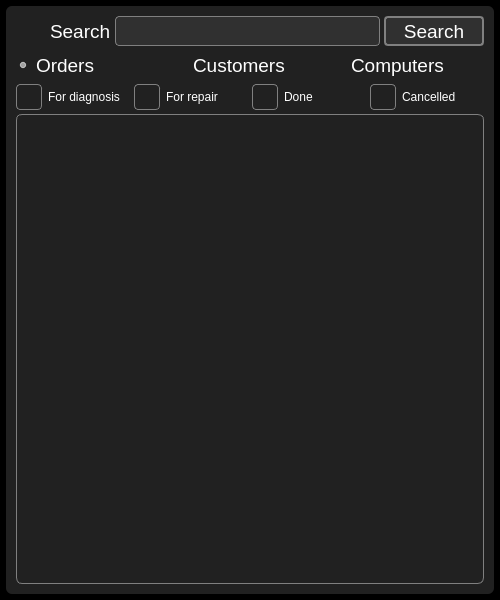
<?xml version="1.0" encoding="UTF-8"?>
<ui version="4.0">
 <class>SearchDialog</class>
 <widget class="QDialog" name="SearchDialog">
  <property name="geometry">
   <rect>
    <x>0</x>
    <y>0</y>
    <width>500</width>
    <height>600</height>
   </rect>
  </property>
  <property name="minimumSize">
   <size>
    <width>500</width>
    <height>600</height>
   </size>
  </property>
  <property name="maximumSize">
   <size>
    <width>500</width>
    <height>600</height>
   </size>
  </property>
  <property name="windowTitle">
   <string>Search</string>
  </property>
  <property name="windowIcon">
   <iconset resource="../../resources.qrc">
    <normaloff>:/PNG/IMG/search.png</normaloff>:/PNG/IMG/search.png</iconset>
  </property>
  <property name="styleSheet">
   <string notr="true">QMainWindow{
background-color: #000000;
}

QWidget{
background-color: #000000;
}

QGroupBox{
background-color: #212121;
border: none;
padding: 4px;
border-radius: 6px;
color: white;
}

QPushButton{
background-color: #303030;
border: 2px solid gray;
border-radius: 4px;
color: white;
}
QPushButton:hover{
border-color: white;
}

QLineEdit{
background-color: #303030;
border: 1px solid gray;
border-radius: 4px;
color: white;
}
QLineEdit:focus{
border-color: white;
}

QTextEdit{
background-color: #303030;
border: 1px solid gray;
border-radius: 4px;
color: white;
}
QTextEdit:focus{
border-color: white;
}

QLabel{
color: white;
background: transparent;
}

QRadioButton{
background: transparent;
color: white;
}

QListWidget{
background: transparent;
border: 1px solid gray;
border-radius: 6px;
padding: 6px;
}
QListWidget::item{
background-color: rgba(255,255,255,50);
border: none;
color: white;
border-radius: 6px;
padding: 6px;
margin-top: 6px;
}
QListWidget::item:hover{
background-color: rgba(255,255,255,100);
}

QCheckBox{
background: transparent;
color: white;
}
QCheckBox::indicator{
width:24px;
height: 24px;
border: 1px solid gray;
border-radius: 4px;
}
QCheckBox::indicator:hecked{
image: url(:/PNG/IMG/done.png);
}
QCheckBox::indicator:unchecked{
image: none;
}

QTabWidget::pane{
background: transparent;
border: none;
padding: 4px;
border-radius: 6px;
}
QTabBar::tab{
background-color: #303030;
border: 2px solid gray;
border-radius: 4px;
color: white;
padding-left: 6px;
padding-right: 6px;
padding-top: 3px;
padding-bottom: 3px;
margin-left: 2px;
}
QTabBar::tab:hover{
border-color: white;
}
QTabBar::tab:selected{
border-color: white;
}

QScrollBar:vertical {        
border: none;
width:14px;
background-color: #212121;
margin: 0px 0px 0px 0px;
padding-left: 6px;
}
QScrollBar::handle:vertical{
background: gray;
border-radius: 4px;
min-height: 20px;
}
QScrollBar::add-line:vertical {
background-color: #212121;
height: 0px;
subcontrol-position: bottom;
subcontrol-origin: margin;
}
QScrollBar::sub-line:vertical {
background-color: #212121;
height: 0 px;
subcontrol-position: top;
subcontrol-origin: margin;
}
QScrollBar::add-page:vertical{
background-color: #212121;
}
QScrollBar::sub-page:vertical{
background-color: #212121;
}

QScrollBar:horizontal {        
border: none;
height:14px;
background-color: #212121;
margin: 0px 0px 0px 0px;
padding-top: 6px;
}
QScrollBar::handle:horizontal{
background: gray;
border-radius: 4px;
min-width: 20px;
}
QScrollBar::add-line:horizontal {
background-color: #212121;
height: 0px;
subcontrol-position: bottom;
subcontrol-origin: margin;
}
QScrollBar::sub-line:horizontal {
background-color: #212121;
height: 0 px;
subcontrol-position: top;
subcontrol-origin: margin;
}
QScrollBar::add-page:horizontal{
background-color: #212121;
}
QScrollBar::sub-page:horizontal{
background-color: #212121;
}

QComboBox{
background-color: #303030;
border: 1px solid gray;
border-radius: 4px;
color: white;
}
QComboBox QAbstractItemView{
color: white;
background-color: black;
}

QTableView{
background-color: #212121;
border: 1px solid gray;
border-radius: 6px;
color: white;
}

QDoubleSpinBox{
background-color: #303030;
border: 1px solid gray;
border-radius: 4px;
color: white;
}</string>
  </property>
  <layout class="QGridLayout" name="gridLayout">
   <property name="leftMargin">
    <number>6</number>
   </property>
   <property name="topMargin">
    <number>6</number>
   </property>
   <property name="rightMargin">
    <number>6</number>
   </property>
   <property name="bottomMargin">
    <number>6</number>
   </property>
   <property name="spacing">
    <number>4</number>
   </property>
   <item row="0" column="0">
    <widget class="QGroupBox" name="groupBox">
     <property name="title">
      <string/>
     </property>
     <layout class="QGridLayout" name="gridLayout_4">
      <property name="leftMargin">
       <number>6</number>
      </property>
      <property name="topMargin">
       <number>6</number>
      </property>
      <property name="rightMargin">
       <number>6</number>
      </property>
      <property name="bottomMargin">
       <number>6</number>
      </property>
      <property name="spacing">
       <number>4</number>
      </property>
      <item row="3" column="0">
       <widget class="QListWidget" name="listWidget_results">
        <property name="font">
         <font>
          <pointsize>12</pointsize>
         </font>
        </property>
        <property name="focusPolicy">
         <enum>Qt::ClickFocus</enum>
        </property>
        <property name="iconSize">
         <size>
          <width>32</width>
          <height>32</height>
         </size>
        </property>
       </widget>
      </item>
      <item row="1" column="0">
       <layout class="QGridLayout" name="gridLayout_3">
        <item row="0" column="0">
         <widget class="QRadioButton" name="radioButton_orders">
          <property name="minimumSize">
           <size>
            <width>0</width>
            <height>30</height>
           </size>
          </property>
          <property name="font">
           <font>
            <pointsize>14</pointsize>
           </font>
          </property>
          <property name="focusPolicy">
           <enum>Qt::ClickFocus</enum>
          </property>
          <property name="text">
           <string>Orders</string>
          </property>
          <property name="icon">
           <iconset resource="../../resources.qrc">
            <normaloff>:/PNG/IMG/order.png</normaloff>:/PNG/IMG/order.png</iconset>
          </property>
          <property name="iconSize">
           <size>
            <width>28</width>
            <height>28</height>
           </size>
          </property>
          <property name="checked">
           <bool>true</bool>
          </property>
         </widget>
        </item>
        <item row="0" column="1">
         <widget class="QRadioButton" name="radioButton_clients">
          <property name="minimumSize">
           <size>
            <width>0</width>
            <height>30</height>
           </size>
          </property>
          <property name="font">
           <font>
            <pointsize>14</pointsize>
           </font>
          </property>
          <property name="focusPolicy">
           <enum>Qt::ClickFocus</enum>
          </property>
          <property name="text">
           <string>Customers</string>
          </property>
          <property name="icon">
           <iconset resource="../../resources.qrc">
            <normaloff>:/PNG/IMG/vcard.png</normaloff>:/PNG/IMG/vcard.png</iconset>
          </property>
          <property name="iconSize">
           <size>
            <width>28</width>
            <height>28</height>
           </size>
          </property>
         </widget>
        </item>
        <item row="0" column="2">
         <widget class="QRadioButton" name="radioButton_computers">
          <property name="minimumSize">
           <size>
            <width>0</width>
            <height>30</height>
           </size>
          </property>
          <property name="font">
           <font>
            <pointsize>14</pointsize>
           </font>
          </property>
          <property name="focusPolicy">
           <enum>Qt::ClickFocus</enum>
          </property>
          <property name="text">
           <string>Computers</string>
          </property>
          <property name="icon">
           <iconset resource="../../resources.qrc">
            <normaloff>:/PNG/IMG/laptop.png</normaloff>:/PNG/IMG/laptop.png</iconset>
          </property>
          <property name="iconSize">
           <size>
            <width>28</width>
            <height>28</height>
           </size>
          </property>
         </widget>
        </item>
       </layout>
      </item>
      <item row="0" column="0">
       <layout class="QGridLayout" name="gridLayout_2">
        <item row="0" column="1">
         <widget class="QLabel" name="label_search">
          <property name="minimumSize">
           <size>
            <width>0</width>
            <height>30</height>
           </size>
          </property>
          <property name="font">
           <font>
            <pointsize>14</pointsize>
           </font>
          </property>
          <property name="text">
           <string>Search</string>
          </property>
         </widget>
        </item>
        <item row="0" column="3">
         <widget class="QPushButton" name="pushButton_search">
          <property name="minimumSize">
           <size>
            <width>100</width>
            <height>30</height>
           </size>
          </property>
          <property name="font">
           <font>
            <pointsize>14</pointsize>
           </font>
          </property>
          <property name="focusPolicy">
           <enum>Qt::ClickFocus</enum>
          </property>
          <property name="text">
           <string>Search</string>
          </property>
         </widget>
        </item>
        <item row="0" column="2">
         <widget class="QLineEdit" name="lineEdit_search">
          <property name="minimumSize">
           <size>
            <width>0</width>
            <height>30</height>
           </size>
          </property>
          <property name="font">
           <font>
            <pointsize>14</pointsize>
           </font>
          </property>
         </widget>
        </item>
        <item row="0" column="0">
         <widget class="QLabel" name="label_search_icon">
          <property name="minimumSize">
           <size>
            <width>30</width>
            <height>30</height>
           </size>
          </property>
          <property name="maximumSize">
           <size>
            <width>30</width>
            <height>30</height>
           </size>
          </property>
          <property name="font">
           <font>
            <pointsize>14</pointsize>
           </font>
          </property>
          <property name="text">
           <string>&lt;html&gt;&lt;head/&gt;&lt;body&gt;&lt;p align=&quot;center&quot;&gt;&lt;img src=&quot;:/PNG/IMG/search.png&quot; width=&quot;30&quot; height=&quot;30&quot;/&gt;&lt;/p&gt;&lt;/body&gt;&lt;/html&gt;</string>
          </property>
         </widget>
        </item>
       </layout>
      </item>
      <item row="2" column="0">
       <layout class="QGridLayout" name="gridLayout_5">
        <item row="0" column="2">
         <widget class="QCheckBox" name="checkBox_completed_orders">
          <property name="focusPolicy">
           <enum>Qt::ClickFocus</enum>
          </property>
          <property name="text">
           <string>Done</string>
          </property>
         </widget>
        </item>
        <item row="0" column="0">
         <widget class="QCheckBox" name="checkBox_diagnosis_orders">
          <property name="focusPolicy">
           <enum>Qt::ClickFocus</enum>
          </property>
          <property name="text">
           <string>For diagnosis</string>
          </property>
         </widget>
        </item>
        <item row="0" column="1">
         <widget class="QCheckBox" name="checkBox_repair_orders">
          <property name="focusPolicy">
           <enum>Qt::ClickFocus</enum>
          </property>
          <property name="text">
           <string>For repair</string>
          </property>
         </widget>
        </item>
        <item row="0" column="3">
         <widget class="QCheckBox" name="checkBox_canceled_orders">
          <property name="focusPolicy">
           <enum>Qt::ClickFocus</enum>
          </property>
          <property name="text">
           <string>Cancelled</string>
          </property>
         </widget>
        </item>
       </layout>
      </item>
     </layout>
    </widget>
   </item>
  </layout>
 </widget>
 <resources>
  <include location="../../resources.qrc"/>
 </resources>
 <connections/>
</ui>
